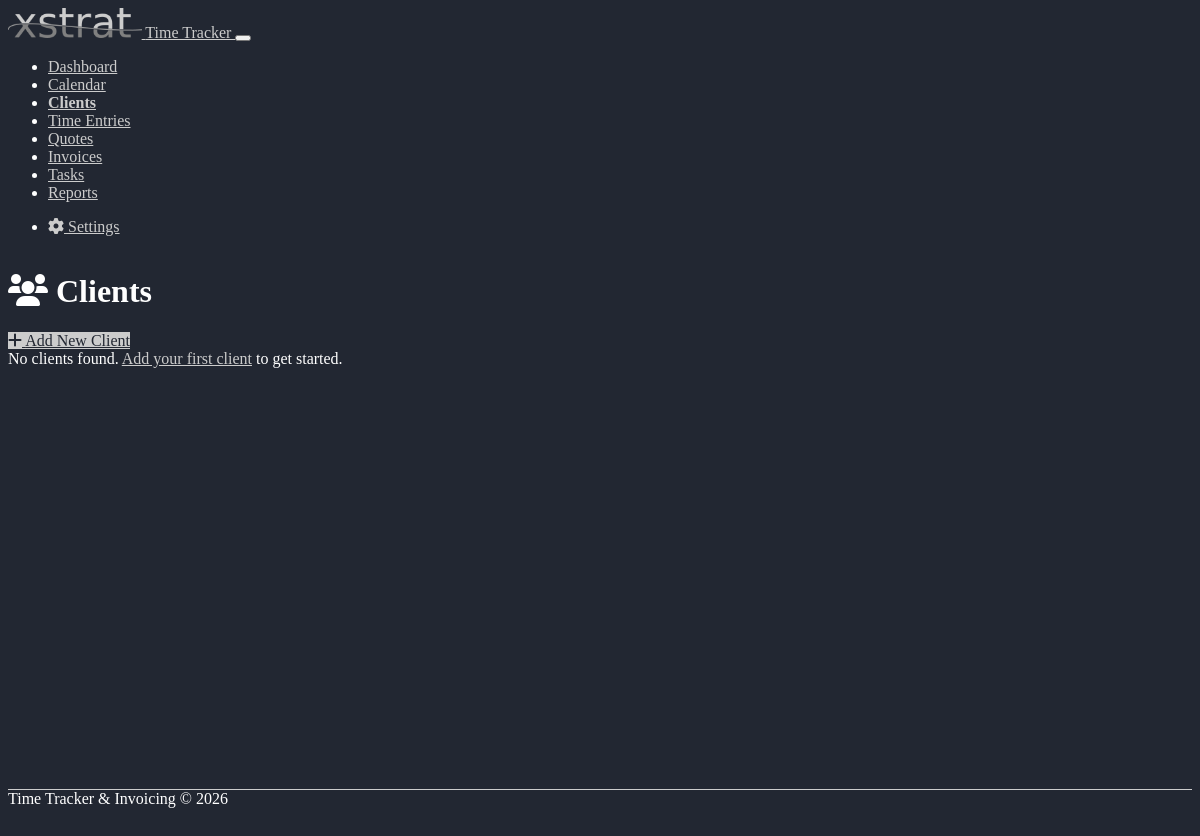
The app's page /clients, older data.
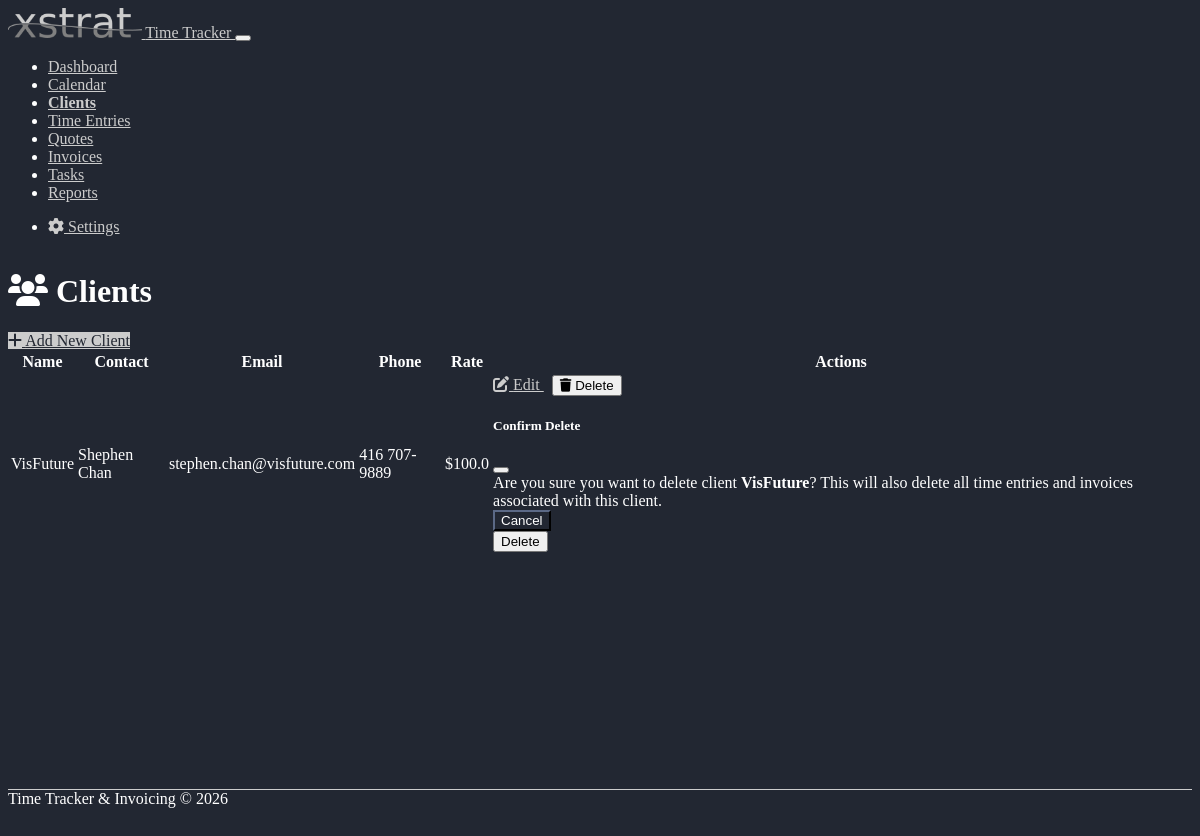
The same page, newer data.
### models.py (models this page shows, shortened)
class Client(db.Model):
    id = db.Column(db.Integer, primary_key=True)
    name = db.Column(db.String(100), nullable=False)
    address = db.Column(db.Text, nullable=True)
    city = db.Column(db.String(50), nullable=True)
    province = db.Column(db.String(50), nullable=True)
    postal_code = db.Column(db.String(20), nullable=True)
    phone = db.Column(db.String(20), nullable=True)
    email = db.Column(db.String(100), nullable=True)
    contact_person = db.Column(db.String(100), nullable=True)
    hourly_rate = db.Column(db.Float, nullable=False, default=0.0)  # Kept for backward compatibility
    time_entries = db.relationship('TimeEntry', backref='client', lazy=True, cascade="all, delete-orphan")
    invoices = db.relationship('Invoice', backref='client', lazy=True, cascade="all, delete-orphan")
    hourly_rates = db.relationship('HourlyRate', backref='client', lazy=True, cascade="all, delete-orphan")
    created_at = db.Column(db.DateTime, default=datetime.utcnow)
    updated_at = db.Column(db.DateTime, default=datetime.utcnow, onupdate=datetime.utcnow)

### routes.py (the view)
@app.route('/clients')
def clients():
    clients = Client.query.order_by(Client.name).all()
    return render_template('clients.html', clients=clients)

### routes.py (called while the page is built)
@app.context_processor
def utility_processor():
    def current_year():
        return datetime.now().year
    return dict(current_year=current_year)

### templates/clients.html (shortened to what this page needs)
{% extends 'layout.html' %}
{% block content %}
<div class="row mb-4">
    <div class="col-md-6">
        <h1><i class="fas fa-users"></i> Clients</h1>
    </div>
    <div class="col-md-6 text-end">
        <a href="{{ url_for('add_client') }}" class="btn btn-primary">
            <i class="fas fa-plus"></i> Add New Client
        </a>
    </div>
</div>
{% if clients %}
    <div class="table-responsive">
        <table class="table table-hover">
            <thead>
                <tr>
                    <th>Name</th>
                    <th>Contact</th>
                    <th>Email</th>
                    <th>Phone</th>
                    <th>Rate</th>
                    <th>Actions</th>
                </tr>
            </thead>
            <tbody>
                {% for client in clients %}
                <tr>
                    <td>{{ client.name }}</td>
                    <td>{{ client.contact_person }}</td>
                    <td>{{ client.email }}</td>
                    <td>{{ client.phone }}</td>
                    <td>${{ client.hourly_rate|round(2) }}</td>
                    <td>
                        <div class="btn-group" role="group">
                            <a href="{{ url_for('edit_client', client_id=client.id) }}" class="btn btn-sm btn-outline-primary">
                                <i class="fas fa-edit"></i> Edit
                            </a>
                            <button type="button" class="btn btn-sm btn-outline-danger" data-bs-toggle="modal" data-bs-target="#deleteClientModal{{ client.id }}">
                                <i class="fas fa-trash"></i> Delete
                            </button>
                        </div>
                        <div class="modal fade" id="deleteClientModal{{ client.id }}" tabindex="-1" aria-hidden="true">
                            <div class="modal-dialog">
                                <div class="modal-content">
                                    <div class="modal-header">
                                        <h5 class="modal-title">Confirm Delete</h5>
                                        <button type="button" class="btn-close" data-bs-dismiss="modal" aria-label="Close"></button>
                                    </div>
                                    <div class="modal-body">
                                        Are you sure you want to delete client <strong>{{ client.name }}</strong>?
                                        This will also delete all time entries and invoices associated with this client.
                                    </div>
                                    <div class="modal-footer">
                                        <button type="button" class="btn btn-secondary" data-bs-dismiss="modal">Cancel</button>
                                        <form action="{{ url_for('delete_client', client_id=client.id) }}" method="post">
                                            <button type="submit" class="btn btn-danger">Delete</button>
                                        </form>
                                    </div>
                                </div>
                            </div>
                        </div>
                    </td>
                </tr>
                {% endfor %}
            </tbody>
        </table>
    </div>
{% else %}
    <div class="alert alert-info">
        No clients found. <a href="{{ url_for('add_client') }}">Add your first client</a> to get started.
    </div>
{% endif %}
{% endblock %}

Row changes from the older to the newer data that the page shows:
added Client: name "VisFuture", contact_person "Shephen Chan", email "stephen.chan@visfuture.com", phone "416 707-9889", hourly_rate "100.0"
Text that changed along with them:
text no longer shown: "No clients found. Add your first client to get started."
text now shown: "Name Contact Email Phone Rate Actions"
